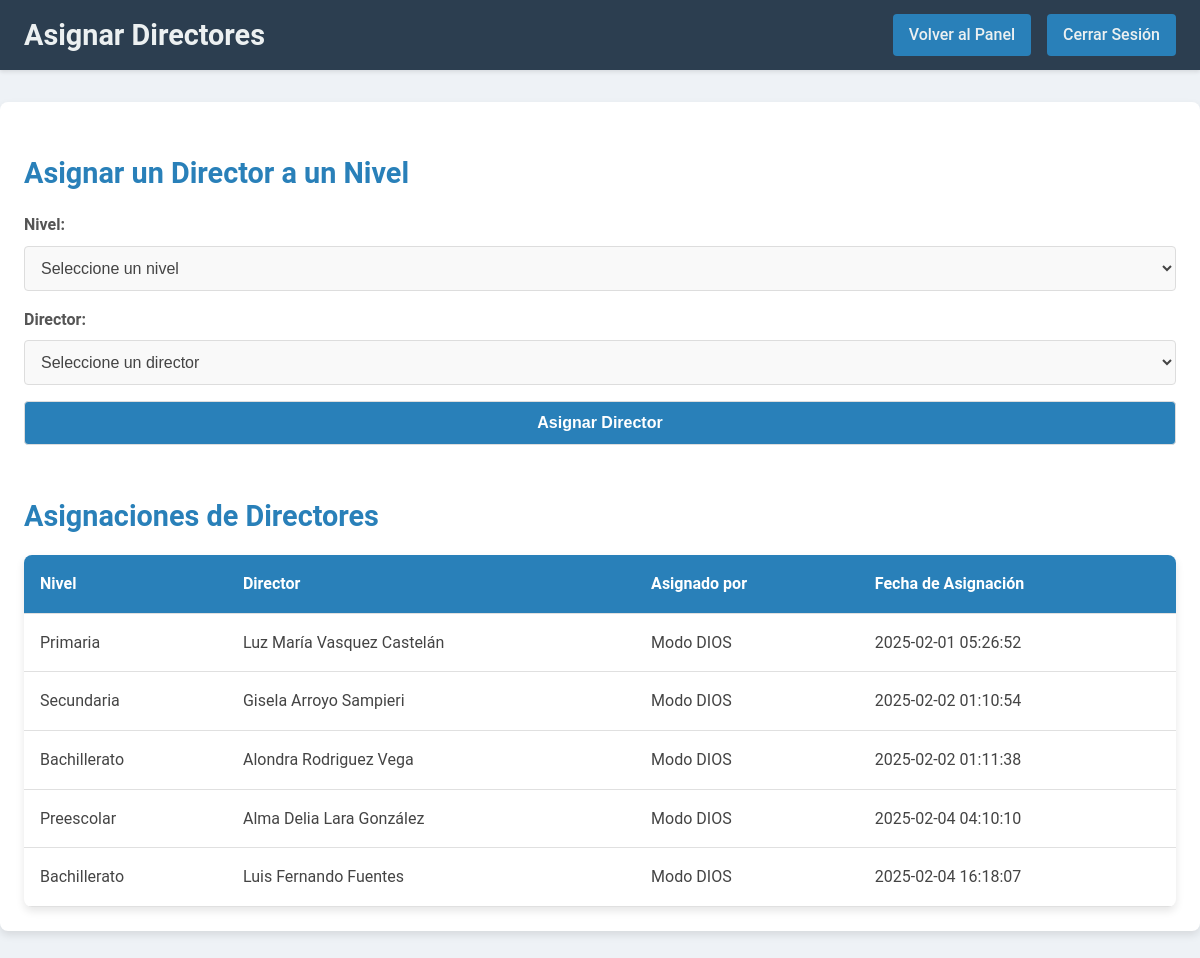
Page /administrador/asignar_directores.php (signed in) on the committed database.
### tables this page shows
CREATE TABLE `directores` (
  `director_id` int(11) NOT NULL,
  `usuario_id` int(11) NOT NULL,
  `nivel_id` int(11) NOT NULL,
  `asignado_por` int(11) NOT NULL,
  `fecha_asignacion` timestamp NOT NULL DEFAULT current_timestamp()
);

CREATE TABLE `niveles` (
  `nivel_id` int(11) NOT NULL,
  `nivel_nombre` varchar(50) NOT NULL
);

CREATE TABLE `usuarios` (
  `usuario_id` int(11) NOT NULL,
  `nombre` varchar(100) NOT NULL,
  `correo` varchar(100) NOT NULL,
  `contrasena` varchar(255) NOT NULL,
  `rol_id` int(11) DEFAULT NULL,
  `fecha_creacion` timestamp NOT NULL DEFAULT current_timestamp()
);

### administrador/asignar_directores.php (the view, shortened to what this page needs)
<?php
require '../db.php';
?>
<!DOCTYPE html>
<html lang="es">
<head>
    <link rel="stylesheet" href="CSS/asignar_directores.css">
    <link href="https://cdn.jsdelivr.net/npm/bootstrap-icons/font/bootstrap-icons.css" rel="stylesheet">
</head>
<body>
    <header class="navbar">
        <div class="navbar-container">
            <h1>Asignar Directores</h1>
            <div class="navbar-right">
                <a href="administrador_dashboard.php" class="back-button">Volver al Panel</a>
                <a href="../logout.php" class="logout-button">Cerrar Sesión</a>
            </div>
        </div>
    </header>
    <main class="main-container">
        <section class="form-section">
            <h2>Asignar un Director a un Nivel</h2>
            <form action="asignar_directores.php" method="POST">
                <label for="nivel_id">Nivel:</label>
                <select name="nivel_id" id="nivel_id" required>
                    <option value="">Seleccione un nivel</option>
                </select>
                <label for="director_id">Director:</label>
                <select name="director_id" id="director_id" required>
                    <option value="">Seleccione un director</option>
                </select>
                <button type="submit" class="submit-button">Asignar Director</button>
            </form>
        </section>
        <section class="table-section">
            <h2>Asignaciones de Directores</h2>
            <table>
                <thead>
                    <tr>
                        <th>Nivel</th>
                        <th>Director</th>
                        <th>Asignado por</th>
                        <th>Fecha de Asignación</th>
                    </tr>
                </thead>
                <tbody>
                    <?php
                    try {
                        $stmt = $pdo->query("
                            SELECT
                                niveles.nivel_nombre,
                                usuarios.nombre AS director_nombre,
                                (SELECT nombre FROM usuarios WHERE usuario_id = directores.asignado_por) AS asignado_por_nombre,
                                directores.fecha_asignacion
                            FROM directores
                            INNER JOIN niveles ON directores.nivel_id = niveles.nivel_id
                            INNER JOIN usuarios ON directores.usuario_id = usuarios.usuario_id
                        ");
                        while ($row = $stmt->fetch(PDO::FETCH_ASSOC)): ?>
                            <tr>
                                <td><?php echo htmlspecialchars($row['nivel_nombre']); ?></td>
                                <td><?php echo htmlspecialchars($row['director_nombre']); ?></td>
                                <td><?php echo htmlspecialchars($row['asignado_por_nombre']); ?></td>
                                <td><?php echo htmlspecialchars($row['fecha_asignacion']); ?></td>
                            </tr>
                        <?php endwhile;
                    } catch (PDOException $e) {
                        echo "<tr><td colspan='4'>Error al obtener asignaciones: " . htmlspecialchars($e->getMessage()) . "</td></tr>";
                    }
                    ?>
                </tbody>
            </table>
        </section>
    </main>
</body>
</html>

### administrador/CSS/asignar_directores.css (style rules this page uses)
body { margin: 0; padding: 0; font-family: 'Roboto', sans-serif; background-color: #eef2f6; color: #444; line-height: 1.6; }
.navbar { background-color: #2c3e50; color: #ecf0f1; padding: 0.75rem 1.5rem; box-shadow: 0 2px 4px rgba(0, 0, 0, 0.1); position: sticky; top: 0; z-index: 1000; }
.navbar-container { display: flex; justify-content: space-between; align-items: center; max-width: 1200px; margin: 0 auto; }
.navbar h1 { margin: 0; font-size: 1.8rem; font-weight: bold; color: #ecf0f1; }
.navbar-right { display: flex; align-items: center; gap: 1rem; }
.back-button, .logout-button { text-decoration: none; color: #ecf0f1; background-color: #2980b9; padding: 0.5rem 1rem; border-radius: 4px; font-weight: 500; border: none; transition: background-color 0.3s ease; cursor: pointer; }
.main-container { max-width: 1200px; margin: 2rem auto; padding: 1.5rem; background-color: #ffffff; border-radius: 8px; box-shadow: 0 4px 8px rgba(0, 0, 0, 0.1); }
.form-section { margin-bottom: 2rem; }
.form-section h2 { font-size: 1.8rem; margin-bottom: 1rem; color: #2980b9; }
.form-section label { display: block; margin-bottom: 0.5rem; font-weight: bold; color: #555; }
.form-section select, .form-section button { width: 100%; padding: 0.75rem; margin-bottom: 1rem; border: 1px solid #ddd; border-radius: 4px; font-size: 1rem; color: #444; background-color: #f9f9f9; transition: border-color 0.3s ease, background-color 0.3s ease; }
.form-section button { background-color: #2980b9; color: #ffffff; font-weight: bold; cursor: pointer; transition: background-color 0.3s ease, transform 0.3s ease; }
.table-section { margin-top: 2rem; }
.table-section h2 { font-size: 1.8rem; margin-bottom: 1rem; color: #2980b9; }
table { width: 100%; border-collapse: collapse; background-color: #ffffff; border-radius: 8px; overflow: hidden; box-shadow: 0 4px 8px rgba(0, 0, 0, 0.1); }
table th, table td { padding: 1rem; border-bottom: 1px solid #e0e0e0; text-align: left; }
table th { background-color: #2980b9; color: #ffffff; font-weight: bold; }

### rows in the picture
directores: nivel.nivel_nombre "Primaria", usuario.nombre "Luz María Vasquez Castelán", asignado_por_nombre "Modo DIOS", fecha_asignacion "2025-02-01 05:26:52"
directores: nivel.nivel_nombre "Secundaria", usuario.nombre "Gisela Arroyo Sampieri", asignado_por_nombre "Modo DIOS", fecha_asignacion "2025-02-02 01:10:54"
directores: nivel.nivel_nombre "Bachillerato", usuario.nombre "Alondra Rodriguez Vega", asignado_por_nombre "Modo DIOS", fecha_asignacion "2025-02-02 01:11:38"
directores: nivel.nivel_nombre "Preescolar", usuario.nombre "Alma Delia Lara González", asignado_por_nombre "Modo DIOS", fecha_asignacion "2025-02-04 04:10:10"
directores: nivel.nivel_nombre "Bachillerato", usuario.nombre "Luis Fernando Fuentes", asignado_por_nombre "Modo DIOS", fecha_asignacion "2025-02-04 16:18:07"
